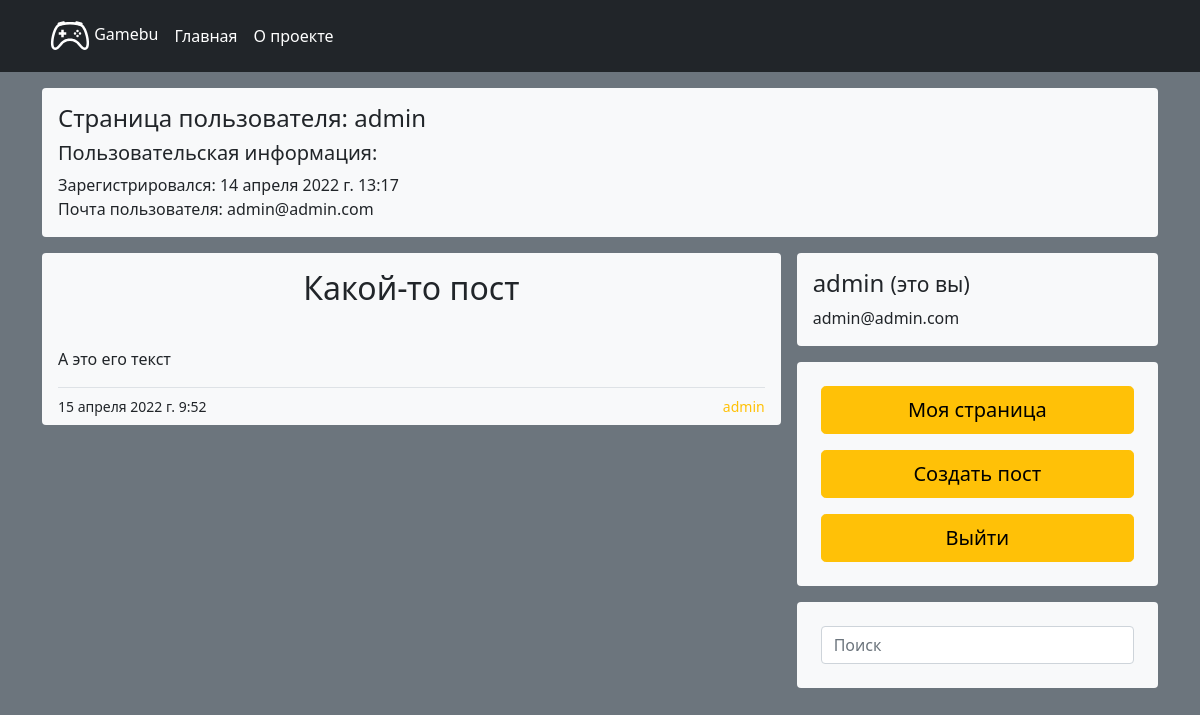
The app's page /my_profile (signed in) with its own data.
### main/models.py (models this page shows, shortened)
class User(AbstractBaseUser, PermissionsMixin):
    username = models.CharField(
        'Username',
        max_length=20,
        db_index=True,
        unique=True
    )
    email = models.EmailField(
        'Email',
        max_length=50,
        unique=True,
        blank=True,
        null=True
    )
    slug = models.SlugField(
        'Slug',
        max_length=25,
        blank=True,
        null=True
    )
    b_date = models.DateField(
        'Birthday',
        blank=True,
        null=True,
    )
    user_from = models.TextField(
        'User from',
        blank=True,
        null=True,
    )
    user_sex = models.ForeignKey(
        'Sex',
        on_delete=PROTECT,
        blank=True,
        null=True,
    )
    is_staff = models.BooleanField(default=False)
    is_active = models.BooleanField(default=True)
    date_joined = models.DateTimeField(auto_now=True)
    USERNAME_FIELD = 'username'
    REQUIRED_FIELDS = ['email', 'slug']
    objects = UserManager()

class Post(models.Model):
    title = models.CharField('Title', max_length=30)
    slug = models.SlugField('Slug', max_length=35)
    text = models.TextField('Text', max_length=10000, null=True, blank=True)
    image = models.ImageField('Image', upload_to='main', null=True, blank=True)
    author = models.ForeignKey(User, on_delete=CASCADE)
    publish_date = models.DateTimeField('Publish time', auto_now=True)

### main/views.py (the view)
# urls.py: path('my_profile', MyProfile.as_view(),name='my_profile'),
class MyProfile(UserDataMixin, ListView):
    model = Post
    template_name = 'main/my_profile.html'
    context_object_name = 'posts'
    logger = logging.getLogger('main_base')
    def get_queryset(self):
        self.logger.info('Get posts from db', extra=super().get_user_data())
        return Post.objects.filter(author=self.request.user.id).order_by('-publish_date')
    def get_context_data(self, *, object_list=None, **kwargs):
        context = super().get_context_data()
        context['title'] = 'Моя страница'
        return context

### main/utils.py (called while the page is built)
    def get_user_data(self):
        user_data ={
            'username': self.request.user,
            'ip': self.request.META['REMOTE_ADDR'],
            'path': self.request.path,
        }
        if self.request.method == 'POST':
            user_data['POST'] = self.request.POST
        return user_data

### main/templates/main/my_profile.html (shortened to what this page needs)
{% extends 'main/index.html' %}
{% block user_info %}
    <div class='author_info p-3 bg-light rounded col-md-12 mb-3'>
        <h4> Страница пользователя: {{ user.username }}</h4>
        <ul class="author_info_list p-0 m-0" style="list-style: none;">
            <h5>Пользовательская информация:</h5>
            <li>Зарегистрировался: {{ user.date_joined}}</li>
            <li>Почта пользователя: {{ user.email }}</li>
        </ul>
    </div>
{% endblock user_info %}

### main/templates/main/index.html (shortened to what this page needs)
{% extends 'main/base.html' %}
{%  block content %}
<div class="container" >
    {% block user_info %}{% endblock user_info %}
    <div class="row g-3">
        <div class="col-md-8">
            {% if posts %}
            {% for post in posts %}
                <div class="blog-post p-3 bg-light rounded mb-3 pb-2">
                    <h2 class="blog-post-title text-center pb-3 m-0">
                        <a href="{% url 'main:show_post' post.slug %}" class="text-reset text-decoration-none">
                            {{ post.title|capfirst }}
                        </a>
                    </h2>
                    <div class="w-100 small d-flex justify-content-between border-top pt-2">
                        <p class="blog-post-meta mb-0">{{ post.publish_date }}</p>
                        <a href="{% url 'main:user' post.author.slug %}" class="text-warning text-decoration-none">
                            {{ post.author.username }}
                        </a>
                    </div>
                </div>
            {% endfor %}
            {% else %}
            <h1 class="text-center">Здесь ещё нет постов, самое время их создать!</h1>
            {% endif %}
        </div>
        <div class="col-md-4 mt-3">
            <div class="position-sticky" style="top: 16px;">
                {% if request.user.is_authenticated %}
                    <div class="p-3 fw-normal bg-light mb-3 rounded">
                        <h4 class="">{{ request.user.username }} <span class="small">(это вы)</span></h4>
                        <ol class="list-unstyled mb-0">
                            <li><p class="m-0">{{ request.user.email }}</p></li>
                        </ol>
                    </div>
                    <div class="p-4 fw-normal bg-light rounded mb-3">
                        <a href="{% url 'main:my_profile' %}">
                            <button class="w-100 btn btn-lg btn-warning mb-3">Моя страница</button>
                        </a>
                        <a href="{% url 'main:new_post' %}">
                            <button class="w-100 btn btn-lg btn-warning mb-3">Создать пост</button>
                        </a>
                        <a href="{% url 'main:logout' %}">
                             <button class="w-100 btn btn-lg btn-warning">Выйти</button>
                        </a>
                    </div>
                {% endif %}
                <form class="p-4 fw-normal bg-light mt-3 rounded" action="{% url 'main:search' %}" method="get">
                    <input type="text" name='q' autocomplete="off" class="form-control form-control-dark" placeholder="Поиск" aria-label="Search">
                </form>
            </div>
        </div>
    </div>
</div>
{% endblock content %}

### records on screen
User: username "admin", date_joined "14 апреля 2022 г. 13:17", email "admin@admin.com", user.username "admin", user.email "admin@admin.com"
Post: title "Какой-то пост", text "А это его текст", publish_date "15 апреля 2022 г. 9:52", author.username "admin"
